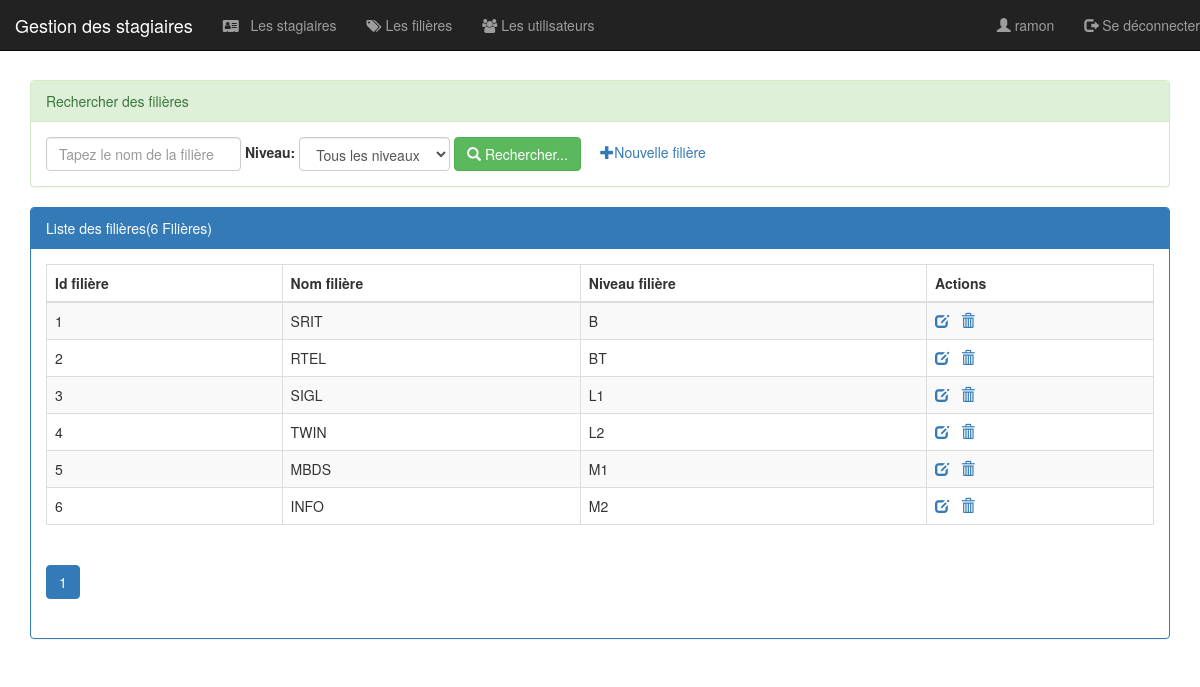
The app's page /pages/filieres.php (signed in) with its own data.
### tables this page shows
create table filiere(
    idFiliere int(4) auto_increment primary key ,
    nomFiliere varchar (50),
    niveau varchar (50)
);

### pages/filieres.php (the view, shortened to what this page needs)
<?php
    require_once("connexion_bd.php");
   $nomf = isset($_GET['nomF'])?$_GET['nomF']:"";
   $niveau = isset($_GET['niveau'])?$_GET['niveau']:"ALL";
    $size = isset($_GET['size'])?$_GET['size']:6;
    $page = isset($_GET['page'])?$_GET['page']:1;
    $offset = ($page-1)*$size;
    if($niveau=="ALL"){
        $requete = "select * from filiere where nomFiliere like '%$nomf%' limit $size offset $offset";
        $requetecount = "select count(*) countF from filiere where nomFiliere like '%$nomf%'";
    }else{
        $requete = "select * from filiere where nomFiliere like '%$nomf%'and niveau='$niveau' limit $size offset $offset";
        $requetecount = "select count(*) countF from filiere where nomFiliere like '%$nomf%'and niveau='$niveau'";
    }
    $resultatF = $pdo->query($requete);
    $resultat = $pdo->query($requetecount);
    $tabcount = $resultat->fetch();
    $nombre_filiere = $tabcount['countF'];
    $reste = $nombre_filiere % $size ;
    if($reste===0){
        $nombre_page = $nombre_filiere / $size;
    }else
        $nombre_page = floor($nombre_filiere / $size) + 1;
?>
<!DOCTYPE HTML>
<html>
    <head>
        <link rel="stylesheet" type="text/css" href="../css/bootstrap.min.css">
        <link rel="stylesheet" type="text/css" href="../css/monstyle.css">
    </head>
    <body>
        <?php include("menu.php"); ?>
        <div class="container">
            <div class="panel panel-success margetop">
                <div class="panel-heading">Rechercher des filières</div>
                <div class="panel-body">
                    <form method="get" action="filieres.php" class="form-inline">
                        <div class="form-group">
                            <input type="text" name="nomF" placeholder="Tapez le nom de la filière" class="form-control" value="<?php echo $nomf ; ?>">
                        </div>
                        <label for="niveau">Niveau:</label>
                        <select name="niveau" id="niveau" class="form-control" onchange="this.form.submit()">
                            <option value="ALL"
                                <?php if($niveau==="ALL") echo "selected" ?> >Tous les niveaux</option>
                        </select>
                        <button type="submit" class="btn btn-success">
                            <span class="glyphicon glyphicon-search"></span> Rechercher...
                        </button>
                        <?php if($_SESSION['user']['role']=='ADMIN'){ ?>
                            <a href="nouvelle_filiere.php">
                                <span class="glyphicon glyphicon-plus"></span>Nouvelle filière
                            </a>
                        <?php    } ?>
                    </form>
                </div>
            </div>
            <div class="panel panel-primary ">
                <div class="panel-heading">Liste des filières(<?php echo $nombre_filiere ?> Filières)</div>
                <div class="panel-body">
                    <table class="table table-striped table-bordered">
                        <thead>
                            <tr>
                                <th>Id filière</th>
                                <th>Nom filière</th>
                                <th>Niveau filière</th>
                                <?php if($_SESSION['user']['role']=='ADMIN'){ ?>
                                    <th>Actions</th>
                                <?php    } ?>
                            </tr>
                        </thead>
                        <tbody>
                               <?php
                                 while($filiere = $resultatF->fetch()){  ?>
                                    <tr>
                                        <td> <?php echo $filiere['idFiliere'] ?></td>
                                        <td> <?php echo $filiere['nomFiliere'] ?></td>
                                        <td> <?php echo $filiere['niveau'] ?></td>
                                    <?php if($_SESSION['user']['role']=='ADMIN'){ ?>
                                        <td>
                                            <a href="editer_filiere.php?idF=<?php echo $filiere['idFiliere'] ?>">
                                                <span class="glyphicon glyphicon-edit"></span>
                                            </a>
                                            <a onclick="return confirm('Etes-vous sûr de vouloir supprimer cette filière ?')"
                                               href="supprimer_filiere.php?idF=<?php echo $filiere['idFiliere'] ?> ">
                                                <span class="glyphicon glyphicon-trash"></span>
                                            </a>
                                        </td>
                                     <?php    } ?>
                                     </tr>
                                <?php } ?>
                        </tbody>
                    </table>
                    <div>
                        <ul class="pagination ">
                            <?php for($i=1; $i<=$nombre_page; $i++){ ?>
                               <li class=" <?php if($i==$page) echo 'active' ?> ">
                                   <a href="filieres.php?page= <?php  echo $i ; ?>&nomF=<?php echo $nomf; ?>&niveau=<?php echo $niveau; ?>" >
                                       <?php  echo $i ; ?>
                                   </a>
                               </li>
                            <?php } ?>
                        </ul>
                    </div>
                </div>
            </div>
        </div>
    </body>
</html>

### css/monstyle.css (style rules this page uses)
.margetop { margin-top: 80px; }
.form-control { position: relative ; }

### records on screen
filiere: idFiliere "1", nomFiliere "SRIT", niveau "B"
filiere: idFiliere "2", nomFiliere "RTEL", niveau "BT"
filiere: idFiliere "3", nomFiliere "SIGL", niveau "L1"
filiere: idFiliere "4", nomFiliere "TWIN", niveau "L2"
filiere: idFiliere "5", nomFiliere "MBDS", niveau "M1"
filiere: idFiliere "6", nomFiliere "INFO", niveau "M2"

### other values on screen
$_SESSION['user']['login'] "ramon"
$nombre_filiere "6"
